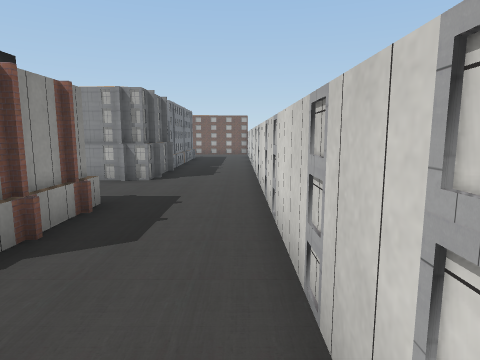
[1] (above)

23 first-person views from a walk through a 3-D level made in the Unity game engine. The camera is 1.2 m above the floor, tilts 8° down and sees 75° across. The floor is counted in squares, 1 m on a side. Each view is taken from the middle of a square. On the plan, view 1 faces up. The plan holds only what a view shows up to about 13 squares ahead; the rest is blank. The place goes on beyond the plan. The player character is not drawn. Some surface patterns are stand-ins.

[2]
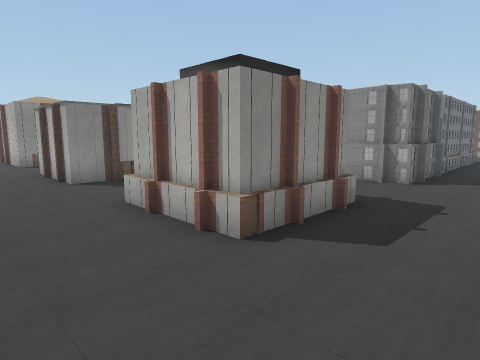

[3]
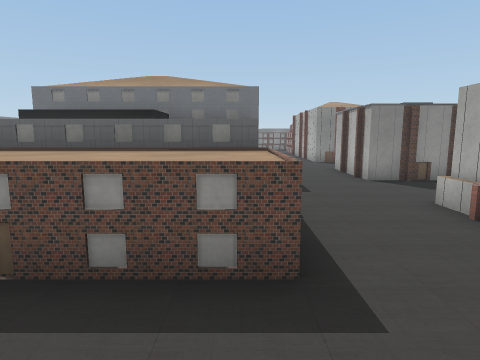

[4]
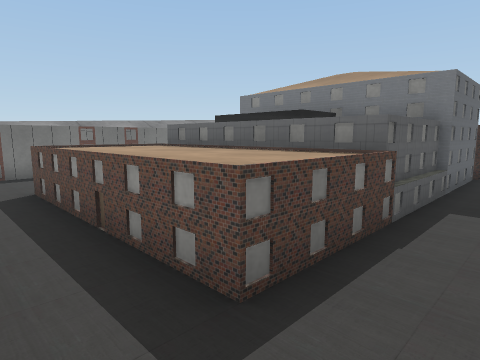

[5]
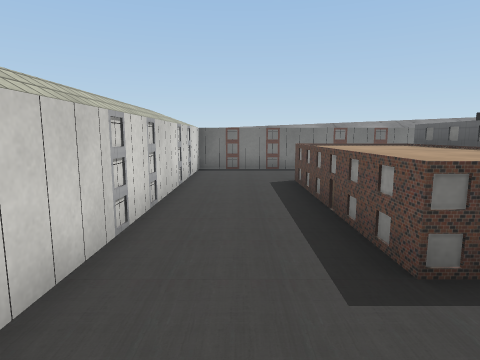

[6]
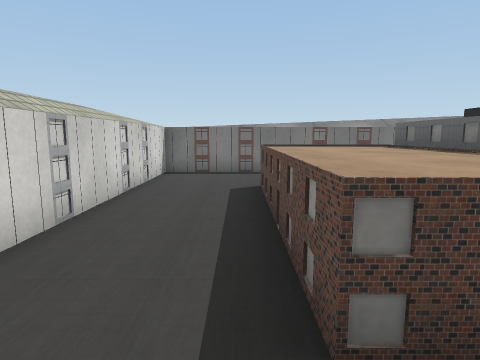

[7]
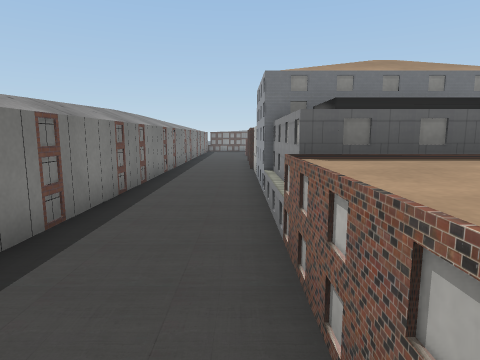

[8]
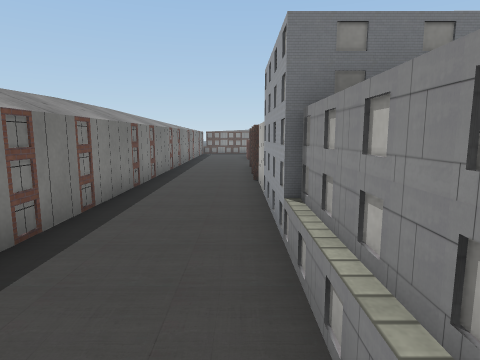

[9]
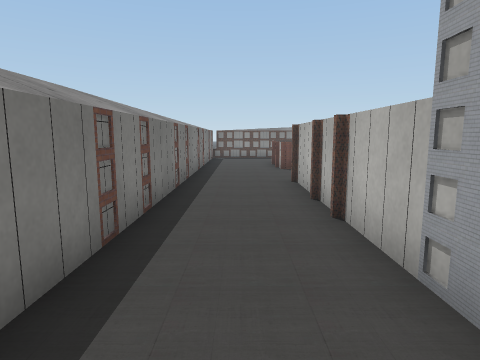

[10]
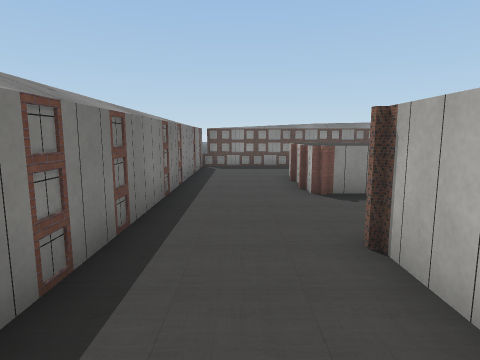

[11]
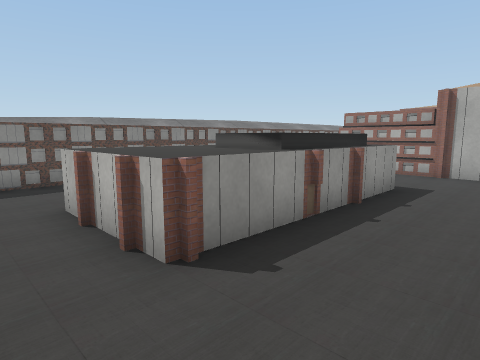

[12]
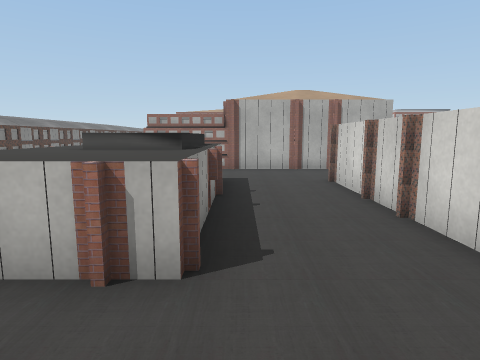

[13]
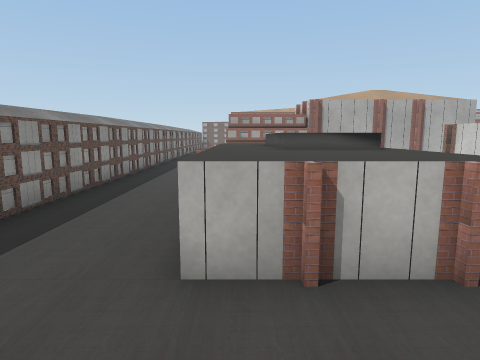

[14]
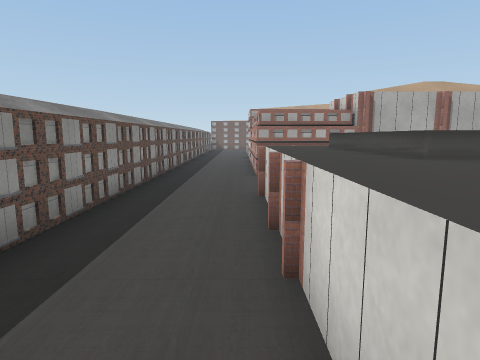

[15]
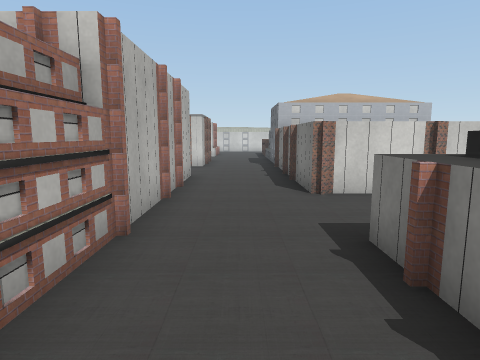

[16]
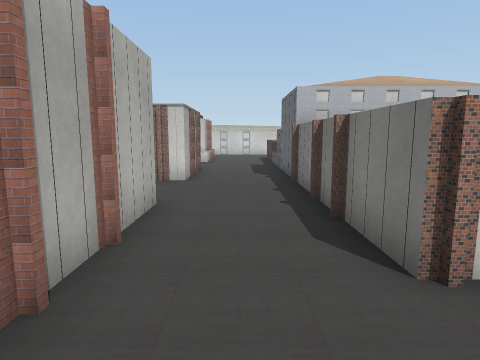

[17]
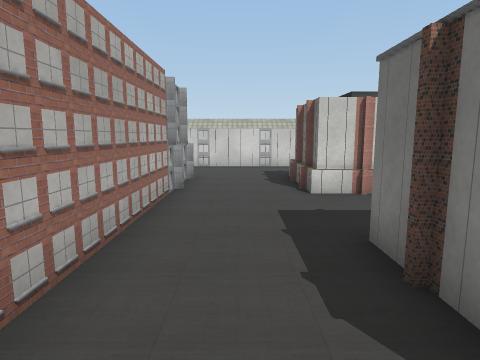

[18]
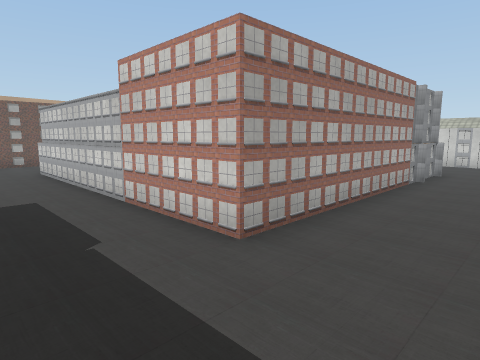

[19]
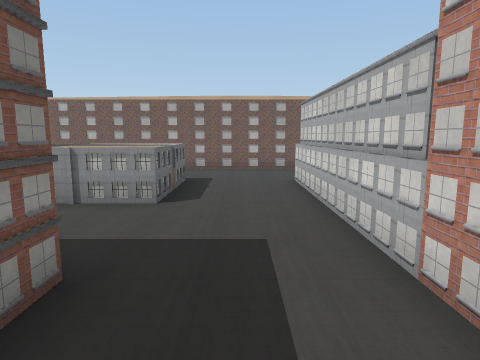

[20]
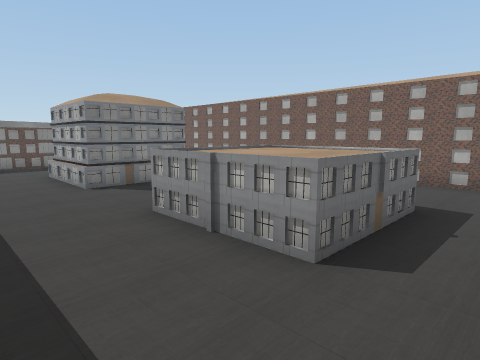

[21]
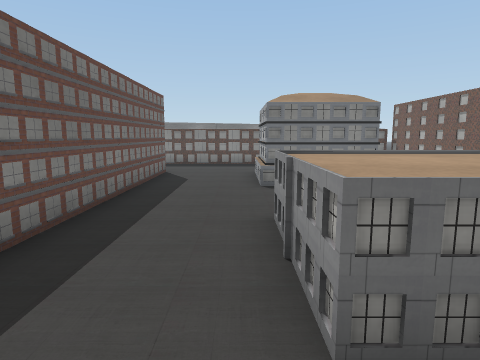

[22]
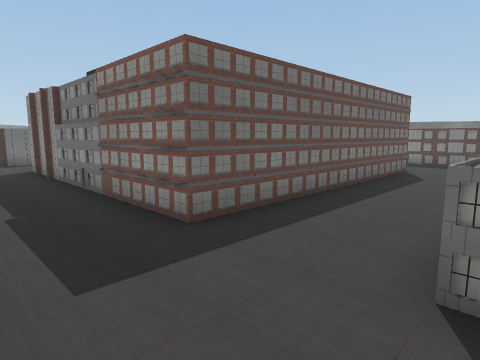

[23]
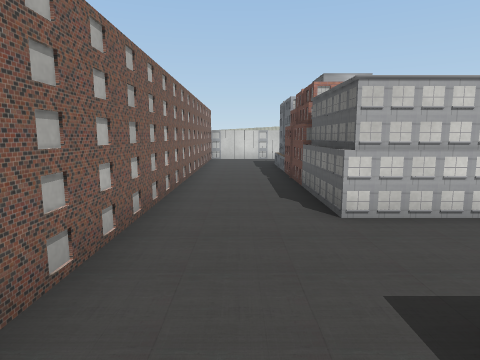

### Floor plan
Key: @ floor where view 1 was taken; # wall or solid block; . floor; = window, fence, low wall or low ledge; ^ raised ledge; B building.
Columns run from 27 left of view 1 to 2 right of it. Each row starts with its distance up from view 1.
 21  BBB#####################
 20             .............
 19            ..............
 18             .............
 17       #   ^^^...###BBBBBB
 16       #.  ^^^...#  B    B.
 15 ^...###...^^^...#       B.
 14 ^...............#       B.
 13 ^...............#       B...^
 12 ^...............#       B...^
 11 ^...BBBBBBBBB...B       BB..^
 10             B...B      BB...^
  9             B...BBBBB BBBB..^^
  8             B.........B.B...^
  7             B...............^
  6 ^...^       B...............^
  5 ^...^       B..  ###..^^#...^
  4 ^...^      ##..  ###..^^#...^
  3 ^...^^B#####B...###...###...^
  2 ^... ............##.........^
  1 ^... .......................^
  0 ^... ...........B..........@^
 -1 ^...^^^...^^^^^BB#B^^^^^^...^
 -2 ^...^^^=..^    B ##  ^^^^...^
 -3 ^...^^^...^    B  #^^^^^^...^
 -4 ^...^^^=..^    B    ^^^^^...^
 -5 ^...^^^...^    B    ^^^^^...^
 -6 ^...^^^=..^^^^^B##B^^^^^^...^
 -7 ^....==.....## .............^
 -8 ^...........................^
 -9 ^...........................^
-10  ^^^^^^^^^^^^^^^^^^^^^^^^^^^
-11            ^^   ^^^

Positions as (right, up) in squares from view 1, and headings:
1: (0, 0), facing up
2: (0, 0), facing up-left
3: (0, -1), facing left
4: (-1, 1), facing down-left
5: (-1, 2), facing down
6: (-2, 1), facing down
7: (-2, -7), facing left
8: (-5, -7), facing left
9: (-9, -8), facing left
10: (-14, -8), facing left
11: (-18, -8), facing up-left
12: (-20, -9), facing up
13: (-23, -9), facing up
14: (-24, -7), facing up
15: (-24, 1), facing right
16: (-20, 1), facing right
17: (-12, 7), facing right
18: (-14, 6), facing up-right
19: (-13, 9), facing up
20: (-13, 12), facing up-left
21: (-13, 14), facing left
22: (-12, 15), facing down-left
23: (-16, 19), facing right
